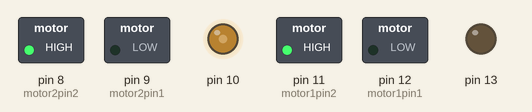
The sketch below on a simulated Arduino Uno, built with avr-gcc and run on an emulated ATmega328P. On the bench: switched loads named in the sketch (green lamp = pin HIGH), output pins drawn as LEDs (lit = HIGH).

Above: at 0.1 s.
Timing chart, 0 to 1.6 s (numbered marks = the images above):
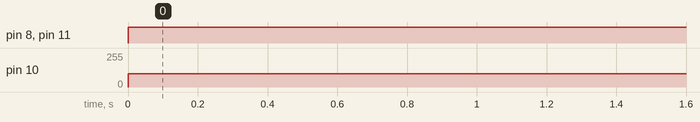

Measured:
- by itself, pin 8 (motor2pin2), pin 11 (motor1pin2): LOW → HIGH at 0.00 s
- by itself, pin 10: 0/255 → 100/255 at 0.00 s

The sketch:

encoder_move_50cm.ino
```cpp
int motor1pin1 = 12;
int motor1pin2 = 11;
const int motor2Enable = 13;
const int motor1Enable = 10;
float holes = 0;
float distance =0 ;
int motor2pin1 = 9;
int motor2pin2 = 8;
const float HOLES_PER_REV   = 20.0;        // 20 holes per full revolution
const float WHEEL_DIAMETER  = 6.3;         // in cm (example)
const float WHEEL_CIRCUM    = 3.14159 * WHEEL_DIAMETER; // Circumference in cm
void setup() {
  // put your setup code here, to run once:
  Serial.begin(9600);
  pinMode(motor1pin1, OUTPUT);
  pinMode(motor1pin2, OUTPUT);
  pinMode(motor2pin1, OUTPUT);
  pinMode(motor2pin2, OUTPUT);
  pinMode(7 , INPUT);
  pinMode(13, OUTPUT);
  pinMode(10, OUTPUT);
  attachInterrupt(digitalPinToInterrupt(7),count,FALLING);
}

void loop() {
  // put your main code here, to run repeatedly:
  //control speed
  analogWrite(13, 100);  // Motor1 speed
  analogWrite(10, 100);  // Motor2 speed
  float distanceTraveled = (holes / HOLES_PER_REV) * WHEEL_CIRCUM;

  if(distanceTraveled <= 50){
   digitalWrite(motor1pin1, LOW);
   digitalWrite(motor1pin2,HIGH );

   digitalWrite(motor2pin1, LOW);
   digitalWrite(motor2pin2, HIGH);}
  else {
   digitalWrite(motor1pin1, LOW);
   digitalWrite(motor1pin2, LOW);

   digitalWrite(motor2pin1, LOW);
   digitalWrite(motor2pin2, LOW);
   delay(5000);
   holes =0; }
}
void count(){
  holes++;
}
```
